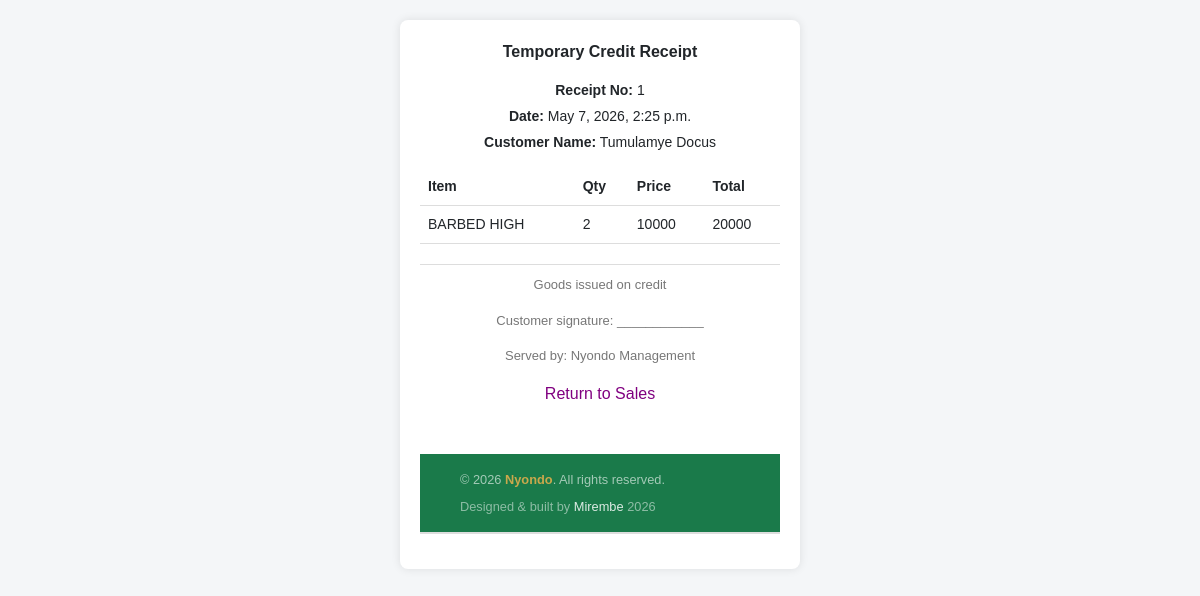
Page /home1/1/ (signed in) on the committed database.
### hardwareapp/models.py (models this page shows, shortened)
class Sale(models.Model):
    customer_name = models.TextField()
    category = models.CharField(max_length=255)
    product_name = models.TextField()
    quantity = models.IntegerField()
    unit_price = models.IntegerField()
    total_price = models.IntegerField()
    payment_method = models.CharField(max_length=255)
    date = models.DateTimeField(auto_now_add=True)

### hardwareapp/views.py (the view)
# urls.py: path('home1/<int:pk>/',views.sale_detail, name='sale_detail'),
@login_required
def sale_detail(request,pk):
    entry = get_object_or_404(Sale,pk=pk)
    return render(request,'home4.html',{'entry': entry})

### hardwareapp/templates/home4.html (shortened to what this page needs)
{% extends 'base.html' %}
{% block content %}
<!DOCTYPE html>
<html lang="en">
<head>
</head>
<body>
<div class="receipt-container">
    <div class="header">
<div class="receipt">
    <p><strong>Temporary Credit Receipt</strong></p>
</div>
<div class="details">
    <p><strong>Receipt No:</strong> {{ entry.id }}</p>
    <p><strong>Date:</strong> {{ entry.date }}</p>
    <p><strong>Customer Name:</strong> {{ entry.customer_name }}</p>
</div>
<div class="items">
    <table>
        <thead>
            <tr>
                <th>Item</th>
                <th>Qty</th>
                <th>Price</th>
                <th>Total</th>
            </tr>
        </thead>
        <tbody>
            <tr>
                <td>{{ entry.product_name }}</td>
                <td>{{ entry.quantity }}</td>
                <td>{{ entry.unit_price }}</td>
                <td>{{ entry.total_price }}</td>
            </tr>
        </tbody>
    </table>
</div>
<div class="footer">
    <p>Goods issued on credit</p>
    <p>Customer signature: ____________</p>
    <p>Served by: Nyondo Management</p>
</div>
<a style="color: purple; text-decoration: none;" href="{% url 'home1'%}">Return to Sales</a>
{% endblock %}

### hardwareapp/templates/base.html (style rules this page uses)
.footer { text-align: center; margin-top: 20px; font-size: 12px; color: #777; border-top: 1px solid #ddd; padding-top: 10px; }

### hardwareapp/templates/home4.html (style rules this page uses)
body { font-family: Arial, sans-serif; background: #f4f6f8; padding: 20px; }
.receipt-container { width: 400px; margin: auto; background: #fff; padding: 20px; border-radius: 8px; box-shadow: 0 0 10px rgba(0,0,0,0.1); }
.header { text-align: center; border-bottom: 2px solid #ddd; margin-bottom: 15px; }
.details, .items { margin-bottom: 15px; }
.details p { margin: 5px 0; font-size: 14px; }
table { width: 100%; border-collapse: collapse; }
table th, table td { border-bottom: 1px solid #ddd; padding: 8px; text-align: left; font-size: 14px; }
.footer { text-align: center; margin-top: 20px; font-size: 13px; }

### rows in the picture
Sale: id "1", date "May 7, 2026, 2:25 p.m.", customer_name "Tumulamye Docus", product_name "BARBED HIGH", quantity "2", unit_price "10000", total_price "20000"
